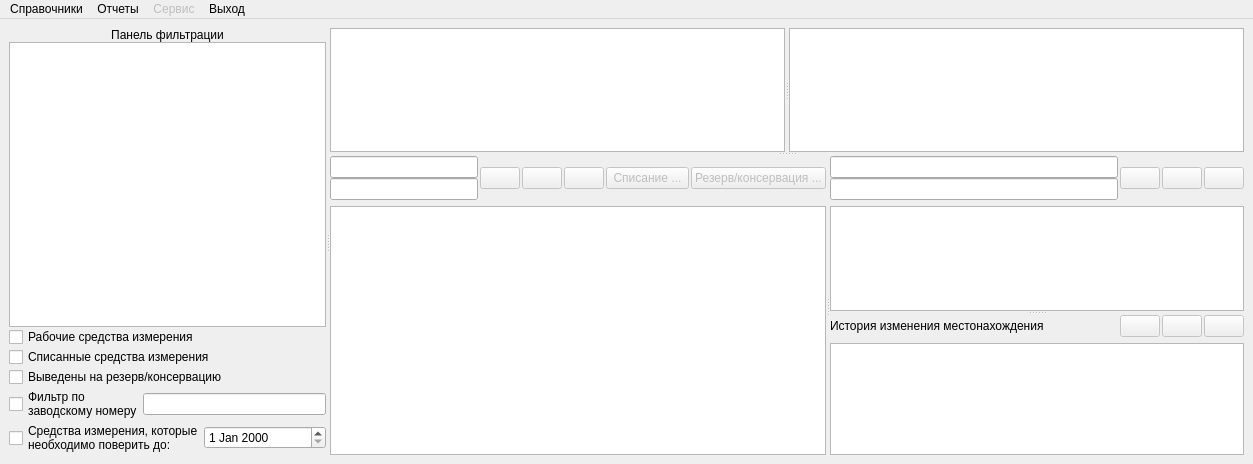
<?xml version="1.0" encoding="UTF-8"?>
<ui version="4.0">
 <class>MainWindow</class>
 <widget class="QMainWindow" name="MainWindow">
  <property name="geometry">
   <rect>
    <x>0</x>
    <y>0</y>
    <width>1253</width>
    <height>464</height>
   </rect>
  </property>
  <property name="windowTitle">
   <string>Журнал поверки средств измерения</string>
  </property>
  <widget class="QWidget" name="centralwidget">
   <layout class="QVBoxLayout" name="verticalLayout_8">
    <item>
     <widget class="QSplitter" name="splitter_5">
      <property name="orientation">
       <enum>Qt::Horizontal</enum>
      </property>
      <widget class="QWidget" name="verticalLayoutWidget">
       <layout class="QVBoxLayout" name="verticalLayout">
        <property name="spacing">
         <number>0</number>
        </property>
        <item>
         <widget class="QLabel" name="label">
          <property name="text">
           <string>Панель фильтрации</string>
          </property>
          <property name="alignment">
           <set>Qt::AlignCenter</set>
          </property>
         </widget>
        </item>
        <item>
         <widget class="QTreeView" name="treeView">
          <attribute name="headerVisible">
           <bool>false</bool>
          </attribute>
         </widget>
        </item>
        <item>
         <widget class="QCheckBox" name="checkBox">
          <property name="text">
           <string>Рабочие средства измерения</string>
          </property>
         </widget>
        </item>
        <item>
         <widget class="QCheckBox" name="checkBox_2">
          <property name="text">
           <string>Списанные средства измерения</string>
          </property>
         </widget>
        </item>
        <item>
         <widget class="QCheckBox" name="checkBox_5">
          <property name="text">
           <string>Выведены на резерв/консервацию</string>
          </property>
         </widget>
        </item>
        <item>
         <layout class="QGridLayout" name="gridLayout">
          <item row="0" column="1">
           <widget class="QLineEdit" name="lineEdit"/>
          </item>
          <item row="0" column="0">
           <widget class="QCheckBox" name="checkBox_3">
            <property name="text">
             <string>Фильтр по
заводскому номеру</string>
            </property>
           </widget>
          </item>
         </layout>
        </item>
        <item>
         <layout class="QHBoxLayout" name="horizontalLayout_3">
          <item>
           <widget class="QCheckBox" name="checkBox_4">
            <property name="text">
             <string>Средства измерения, которые
необходимо поверить до:</string>
            </property>
           </widget>
          </item>
          <item>
           <widget class="QDateEdit" name="dateEdit"/>
          </item>
         </layout>
        </item>
       </layout>
      </widget>
      <widget class="QSplitter" name="splitter_4">
       <property name="orientation">
        <enum>Qt::Vertical</enum>
       </property>
       <widget class="QSplitter" name="splitter">
        <property name="orientation">
         <enum>Qt::Horizontal</enum>
        </property>
        <widget class="QTableView" name="tableView"/>
        <widget class="QTableView" name="tableView_4"/>
       </widget>
       <widget class="QSplitter" name="splitter_3">
        <property name="orientation">
         <enum>Qt::Horizontal</enum>
        </property>
        <widget class="QWidget" name="verticalLayoutWidget_3">
         <layout class="QVBoxLayout" name="verticalLayout_3">
          <item>
           <layout class="QHBoxLayout" name="horizontalLayout">
            <property name="spacing">
             <number>2</number>
            </property>
            <item>
             <layout class="QVBoxLayout" name="verticalLayout_2">
              <property name="spacing">
               <number>0</number>
              </property>
              <item>
               <widget class="QLineEdit" name="lineEdit_2">
                <property name="enabled">
                 <bool>true</bool>
                </property>
                <property name="sizePolicy">
                 <sizepolicy hsizetype="Expanding" vsizetype="Fixed">
                  <horstretch>0</horstretch>
                  <verstretch>0</verstretch>
                 </sizepolicy>
                </property>
                <property name="maximumSize">
                 <size>
                  <width>16777215</width>
                  <height>16777215</height>
                 </size>
                </property>
                <property name="layoutDirection">
                 <enum>Qt::LeftToRight</enum>
                </property>
                <property name="autoFillBackground">
                 <bool>false</bool>
                </property>
                <property name="frame">
                 <bool>true</bool>
                </property>
                <property name="readOnly">
                 <bool>true</bool>
                </property>
               </widget>
              </item>
              <item>
               <widget class="QLineEdit" name="lineEdit_3">
                <property name="frame">
                 <bool>true</bool>
                </property>
                <property name="readOnly">
                 <bool>true</bool>
                </property>
               </widget>
              </item>
             </layout>
            </item>
            <item>
             <widget class="QPushButton" name="pushButton">
              <property name="enabled">
               <bool>false</bool>
              </property>
              <property name="text">
               <string/>
              </property>
              <property name="iconSize">
               <size>
                <width>24</width>
                <height>24</height>
               </size>
              </property>
             </widget>
            </item>
            <item>
             <widget class="QPushButton" name="pushButton_3">
              <property name="enabled">
               <bool>false</bool>
              </property>
              <property name="text">
               <string/>
              </property>
              <property name="iconSize">
               <size>
                <width>24</width>
                <height>24</height>
               </size>
              </property>
             </widget>
            </item>
            <item>
             <widget class="QPushButton" name="pushButton_2">
              <property name="enabled">
               <bool>false</bool>
              </property>
              <property name="text">
               <string/>
              </property>
              <property name="iconSize">
               <size>
                <width>24</width>
                <height>24</height>
               </size>
              </property>
             </widget>
            </item>
            <item>
             <widget class="QPushButton" name="pushButton_7">
              <property name="enabled">
               <bool>false</bool>
              </property>
              <property name="text">
               <string> Списание ... </string>
              </property>
              <property name="iconSize">
               <size>
                <width>24</width>
                <height>24</height>
               </size>
              </property>
             </widget>
            </item>
            <item>
             <widget class="QPushButton" name="pushButton_11">
              <property name="enabled">
               <bool>false</bool>
              </property>
              <property name="text">
               <string>Резерв/консервация ...</string>
              </property>
              <property name="iconSize">
               <size>
                <width>24</width>
                <height>24</height>
               </size>
              </property>
             </widget>
            </item>
           </layout>
          </item>
          <item>
           <widget class="QTableView" name="tableView_2"/>
          </item>
         </layout>
        </widget>
        <widget class="QSplitter" name="splitter_2">
         <property name="orientation">
          <enum>Qt::Vertical</enum>
         </property>
         <widget class="QWidget" name="verticalLayoutWidget_4">
          <layout class="QVBoxLayout" name="verticalLayout_4">
           <item>
            <layout class="QHBoxLayout" name="horizontalLayout_2">
             <property name="spacing">
              <number>2</number>
             </property>
             <item>
              <layout class="QVBoxLayout" name="verticalLayout_5">
               <property name="spacing">
                <number>0</number>
               </property>
               <item>
                <widget class="QLineEdit" name="lineEdit_4">
                 <property name="enabled">
                  <bool>true</bool>
                 </property>
                 <property name="readOnly">
                  <bool>true</bool>
                 </property>
                </widget>
               </item>
               <item>
                <widget class="QLineEdit" name="lineEdit_5">
                 <property name="enabled">
                  <bool>true</bool>
                 </property>
                 <property name="readOnly">
                  <bool>true</bool>
                 </property>
                </widget>
               </item>
              </layout>
             </item>
             <item>
              <widget class="QPushButton" name="pushButton_4">
               <property name="enabled">
                <bool>false</bool>
               </property>
               <property name="text">
                <string/>
               </property>
               <property name="iconSize">
                <size>
                 <width>24</width>
                 <height>24</height>
                </size>
               </property>
              </widget>
             </item>
             <item>
              <widget class="QPushButton" name="pushButton_6">
               <property name="enabled">
                <bool>false</bool>
               </property>
               <property name="text">
                <string/>
               </property>
               <property name="iconSize">
                <size>
                 <width>24</width>
                 <height>24</height>
                </size>
               </property>
              </widget>
             </item>
             <item>
              <widget class="QPushButton" name="pushButton_5">
               <property name="enabled">
                <bool>false</bool>
               </property>
               <property name="text">
                <string/>
               </property>
               <property name="iconSize">
                <size>
                 <width>24</width>
                 <height>24</height>
                </size>
               </property>
              </widget>
             </item>
            </layout>
           </item>
           <item>
            <widget class="QTableView" name="tableView_3"/>
           </item>
          </layout>
         </widget>
         <widget class="QWidget" name="layoutWidget">
          <layout class="QVBoxLayout" name="verticalLayout_7">
           <item>
            <layout class="QHBoxLayout" name="horizontalLayout_4">
             <property name="spacing">
              <number>2</number>
             </property>
             <item>
              <layout class="QVBoxLayout" name="verticalLayout_6">
               <property name="spacing">
                <number>0</number>
               </property>
               <item>
                <widget class="QLabel" name="label_2">
                 <property name="text">
                  <string>История изменения местонахождения</string>
                 </property>
                </widget>
               </item>
              </layout>
             </item>
             <item>
              <spacer name="horizontalSpacer">
               <property name="orientation">
                <enum>Qt::Horizontal</enum>
               </property>
               <property name="sizeHint" stdset="0">
                <size>
                 <width>40</width>
                 <height>20</height>
                </size>
               </property>
              </spacer>
             </item>
             <item>
              <widget class="QPushButton" name="pushButton_8">
               <property name="enabled">
                <bool>false</bool>
               </property>
               <property name="text">
                <string/>
               </property>
               <property name="iconSize">
                <size>
                 <width>24</width>
                 <height>24</height>
                </size>
               </property>
              </widget>
             </item>
             <item>
              <widget class="QPushButton" name="pushButton_10">
               <property name="enabled">
                <bool>false</bool>
               </property>
               <property name="text">
                <string/>
               </property>
               <property name="iconSize">
                <size>
                 <width>24</width>
                 <height>24</height>
                </size>
               </property>
              </widget>
             </item>
             <item>
              <widget class="QPushButton" name="pushButton_9">
               <property name="enabled">
                <bool>false</bool>
               </property>
               <property name="text">
                <string/>
               </property>
               <property name="iconSize">
                <size>
                 <width>24</width>
                 <height>24</height>
                </size>
               </property>
              </widget>
             </item>
            </layout>
           </item>
           <item>
            <widget class="QTableView" name="tableView_5"/>
           </item>
          </layout>
         </widget>
        </widget>
       </widget>
      </widget>
     </widget>
    </item>
   </layout>
  </widget>
  <widget class="QMenuBar" name="menubar">
   <property name="geometry">
    <rect>
     <x>0</x>
     <y>0</y>
     <width>1253</width>
     <height>20</height>
    </rect>
   </property>
   <widget class="QMenu" name="menu">
    <property name="title">
     <string>Справочники</string>
    </property>
    <addaction name="action_2"/>
    <addaction name="action_5"/>
    <addaction name="action_6"/>
   </widget>
   <widget class="QMenu" name="menu_2">
    <property name="title">
     <string>Отчеты</string>
    </property>
    <addaction name="action_4"/>
    <addaction name="action_7"/>
    <addaction name="action_8"/>
   </widget>
   <widget class="QMenu" name="menu_3">
    <property name="enabled">
     <bool>false</bool>
    </property>
    <property name="title">
     <string>Сервис</string>
    </property>
   </widget>
   <widget class="QMenu" name="menu_4">
    <property name="title">
     <string>Выход</string>
    </property>
    <addaction name="action_3"/>
   </widget>
   <addaction name="menu"/>
   <addaction name="menu_2"/>
   <addaction name="menu_3"/>
   <addaction name="menu_4"/>
  </widget>
  <action name="action">
   <property name="text">
    <string>Инициализация БД</string>
   </property>
  </action>
  <action name="action_2">
   <property name="text">
    <string>Классификатор средств измерения</string>
   </property>
  </action>
  <action name="action_3">
   <property name="text">
    <string>Выйти из приложения</string>
   </property>
  </action>
  <action name="action_4">
   <property name="text">
    <string>График поверки средств измерения</string>
   </property>
  </action>
  <action name="action_5">
   <property name="text">
    <string>Организации, проводящие поверку/калибровку/ремонт СИ</string>
   </property>
  </action>
  <action name="action_6">
   <property name="text">
    <string>Местонахождение средств измерения</string>
   </property>
  </action>
  <action name="action_7">
   <property name="text">
    <string>СИ, находящиеся в резерве/консервации</string>
   </property>
  </action>
  <action name="action_8">
   <property name="text">
    <string>СИ по месту нахождения/эксплуатации</string>
   </property>
  </action>
 </widget>
 <resources/>
 <connections/>
</ui>
